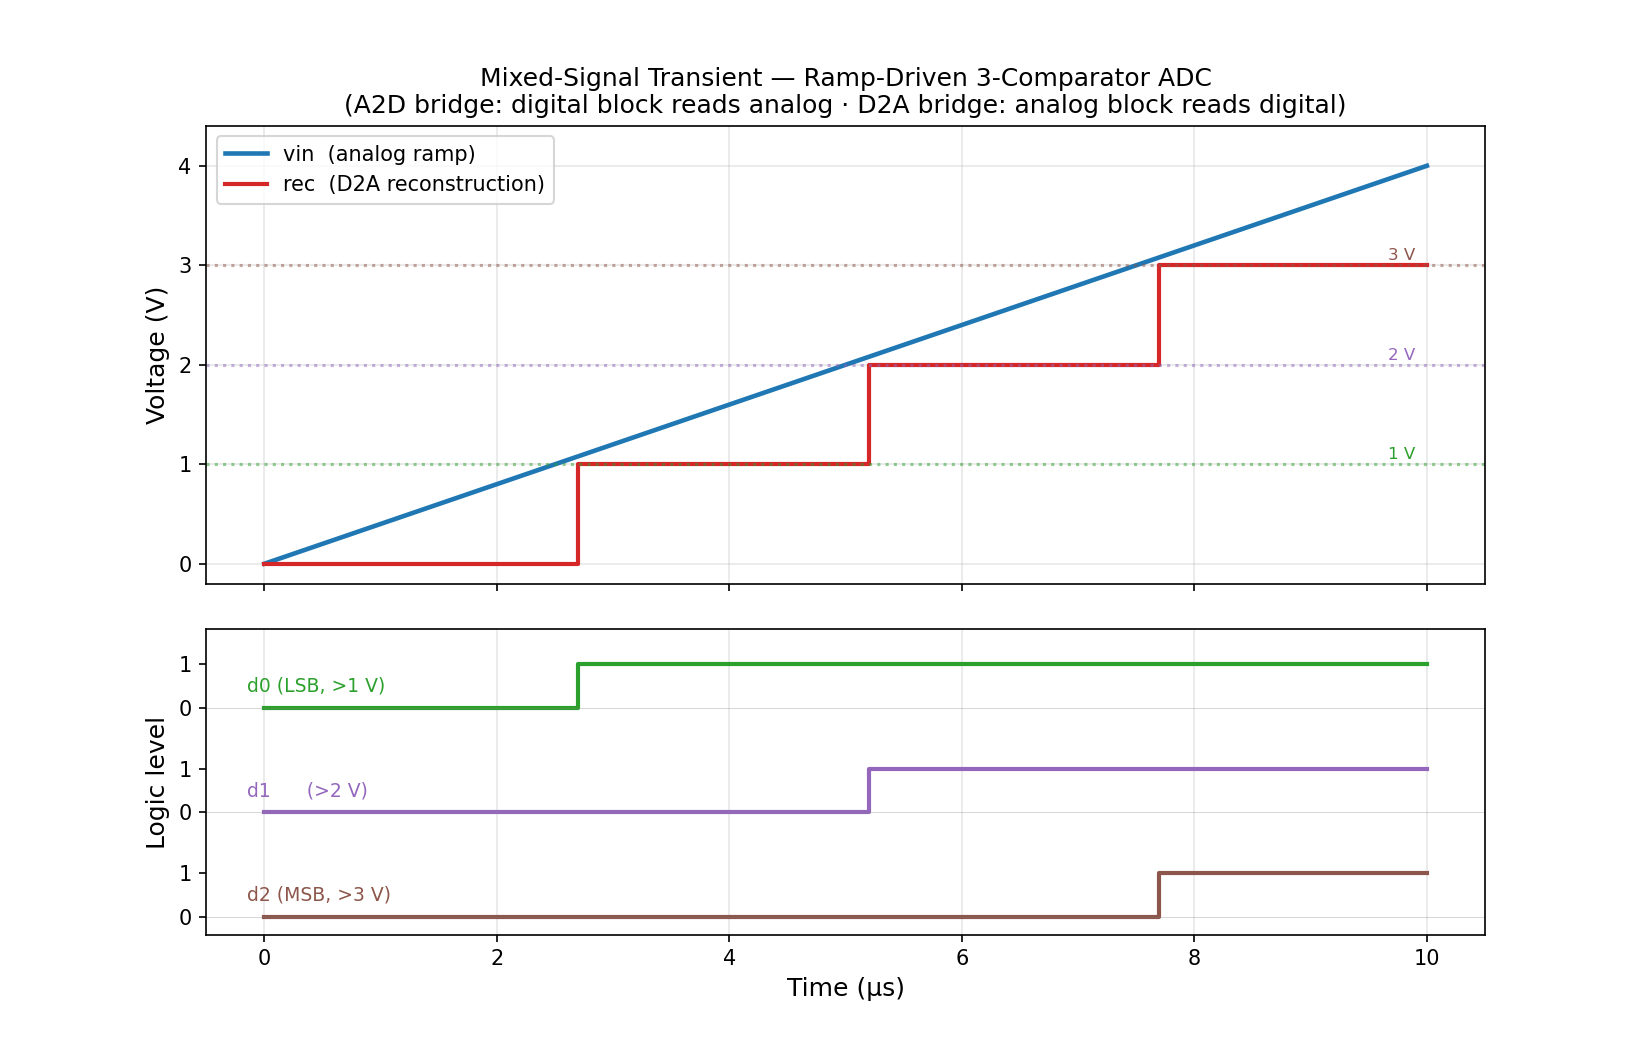

The Python source for this figure:
import os, sys, piperine
import matplotlib
matplotlib.use("Agg")
import matplotlib.pyplot as plt
import numpy as np

P = os.path.join(os.path.dirname(__file__), "23_mixed_signal_adc.vams")
m = piperine.load(P).module("AdcDemo")

# Ramp 0 → 4 V over 10 µs; A2D samples the ramp each step, D2A reconstructs.
t = m.tran(piperine.TranConfig(stop=1e-5, step=2e-7))
axis = np.array(t.v("vin", "gnd").axis) * 1e6          # µs
vin  = np.array(t.v("vin", "gnd").values)              # analog ramp
rec  = np.array(t.v("rec", "gnd").values)              # analog reconstruction
d0   = np.array(t.v("d0").values)                      # digital bit (LSB)
d1   = np.array(t.v("d1").values)
d2   = np.array(t.v("d2").values)                      # digital bit (MSB)

fig, (ax_a, ax_d) = plt.subplots(2, 1, figsize=(11, 7), sharex=True,
                                 gridspec_kw={"height_ratios": [1.5, 1], "hspace": 0.12})

# ── Top: analog domain (ramp + reconstructed staircase) ───────────────────
ax_a.plot(axis, vin, linewidth=2.2, color="#1f77b4", label="vin  (analog ramp)")
ax_a.step(axis, rec, where="post", linewidth=2.0, color="#d62728",
          label="rec  (D2A reconstruction)")
for thr, col in [(1.0, "#2ca02c"), (2.0, "#9467bd"), (3.0, "#8c564b")]:
    ax_a.axhline(thr, color=col, linestyle=":", alpha=0.5)
    ax_a.annotate(f"{thr:.0f} V", xy=(axis[-1] * 0.99, thr + 0.05),
                  fontsize=8, color=col, ha="right")
ax_a.set_ylabel("Voltage (V)", fontsize=12)
ax_a.set_title("Mixed-Signal Transient — Ramp-Driven 3-Comparator ADC\n"
               "(A2D bridge: digital block reads analog · D2A bridge: analog block reads digital)",
               fontsize=12)
ax_a.legend(loc="upper left", fontsize=10)
ax_a.set_ylim(-0.2, 4.4)
ax_a.grid(True, alpha=0.3)

# ── Bottom: digital domain (comparator output bits) ───────────────────────
for i, (bit, name, col) in enumerate([(d2, "d2 (MSB, >3 V)", "#8c564b"),
                                      (d1, "d1      (>2 V)", "#9467bd"),
                                      (d0, "d0 (LSB, >1 V)", "#2ca02c")]):
    ax_d.step(axis, bit + i * 2.4, where="post", linewidth=2.0, color=col, label=name)
    ax_d.axhline(i * 2.4, color="gray", linewidth=0.5, alpha=0.3)
    ax_d.text(axis[0] - 0.15, i * 2.4 + 0.5, name, fontsize=9, color=col, va="center")
ax_d.set_ylabel("Logic level", fontsize=12)
ax_d.set_xlabel("Time (µs)", fontsize=12)
ax_d.set_yticks([0, 1, 2.4, 3.4, 4.8, 5.8])
ax_d.set_yticklabels(["0", "1", "0", "1", "0", "1"])
ax_d.set_ylim(-0.4, 6.6)
ax_d.grid(True, axis="x", alpha=0.3)

fig.tight_layout()
out = os.path.join(os.path.dirname(__file__), "23_mixed_signal_adc.png")
fig.savefig(out, dpi=150)
print(f"Plot saved to {out}")
sys.stdout.flush()
